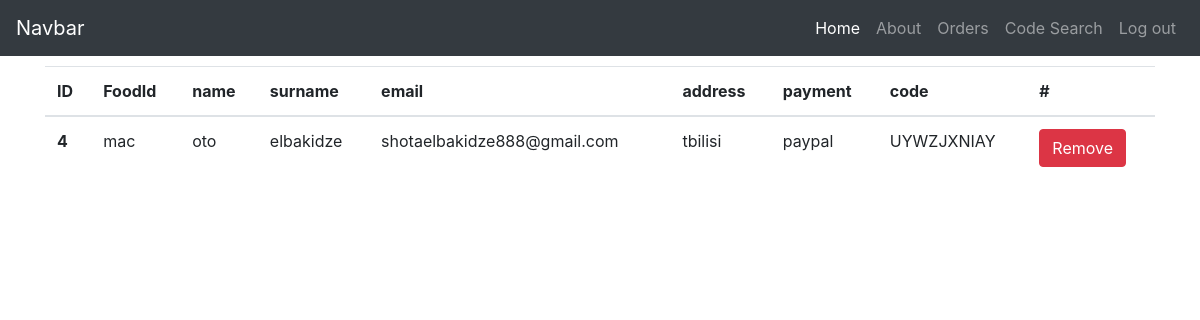
/orders/4, run on the app's committed database.
### tables this page shows
CREATE TABLE "orders" (
	"id"	INTEGER,
	"name"	TEXT NOT NULL,
	"product"	TEXT NOT NULL,
	"surname"	TEXT NOT NULL,
	"email"	TEXT NOT NULL,
	"address"	TEXT NOT NULL,
	"payment"	TEXT NOT NULL,
	"code"	TEXT NOT NULL,
	"foodid"	INTEGER NOT NULL,
	PRIMARY KEY("id" AUTOINCREMENT)
);

### app.py (the view)
@app.route("/orders/<id>")
def order_info(id):
    order = get_order(id)
    return render_template("order-details.html", order=order)

### main.py (called while the page is built)
def get_order(id):
    sql = f"select * from orders where id = {id};"
    con = sqlite3.connect("date.db")
    cur = con.cursor()
    cur.execute(sql)
    food = cur.fetchall()
    con.close()
    return food

### templates/order-details.html (shortened to what this page needs)
<!DOCTYPE html>
<html lang="en">
<head>
    <link rel="stylesheet" href="https://cdn.jsdelivr.net/npm/bootstrap@4.6.0/dist/css/bootstrap.min.css">
    <link rel="stylesheet" href="https://cdn.jsdelivr.net/npm/bootstrap@4.6.0/dist/css/bootstrap.min.css">
  </head>
<body>
  <nav class="navbar navbar-expand-lg navbar-dark bg-dark">
    <a class="navbar-brand" href="#">Navbar</a>
    <div class="collapse navbar-collapse" id="navbarSupportedContent">
      <ul class="navbar-nav ml-auto">
        <li class="nav-item active">
          <a class="nav-link" href="/">Home </a>
        </li>
        <li class="nav-item">
          <a class="nav-link" href="/about">About</a>
        </li>
        <li class="nav-item">
          <a class="nav-link" href="/orders">Orders</a>
        </li>
        <li class="nav-item">
          <a class="nav-link" href="/codesearch">Code Search</a>
        </li>
        <li class="nav-item">
            <a class="nav-link" href="/logout">Log out</a>
        </li>
      </ul>
    </div>
  </nav>
    <div class="container">
        <div class="row">
            <div class="col-md-12">
                <table class="table thead-dark">
                    <thead>
                      <tr>
                        <th scope="col">ID</th>
                        <th scope="col">FoodId</th>
                        <th scope="col">name</th>
                        <th scope="col">surname</th>
                        <th scope="col">email</th>
                        <th scope="col">address</th>
                        <th scope="col">payment</th>
                        <th scope="col">code</th>
                        <th scope="col">#</th>
                      </tr>
                    </thead>
                    <tbody>
                      {% for i in order: %}
                      <tr>
                        <th scope="row">{{i[0]}}</th>
                        <td>{{i[2]}}</td>
                        <td>{{i[1]}}</td>
                        <td>{{i[3]}}</td>
                        <td>{{i[4]}}</td>
                        <td>{{i[5]}}</td>
                        <td>{{i[6]}}</td>
                        <td>{{i[7]}}</td>
                        <td>
                          <a href="/orders/remove/{{i[0]}}" class="btn btn-danger"> Remove</a>
                        </td>
                      </tr>
                      {% endfor %}
                    </tbody>
                  </table>
            </div>
        </div>
    </div>
</body>
</html>

### templates/order-details.html (style rules this page uses)
.container { padding-top: 10px; }

### data on the page
orders: id "4", product "mac", name "oto", surname "elbakidze", email "shotaelbakidze888@gmail.com", address "tbilisi", payment "paypal", code "UYWZJXNIAY"
